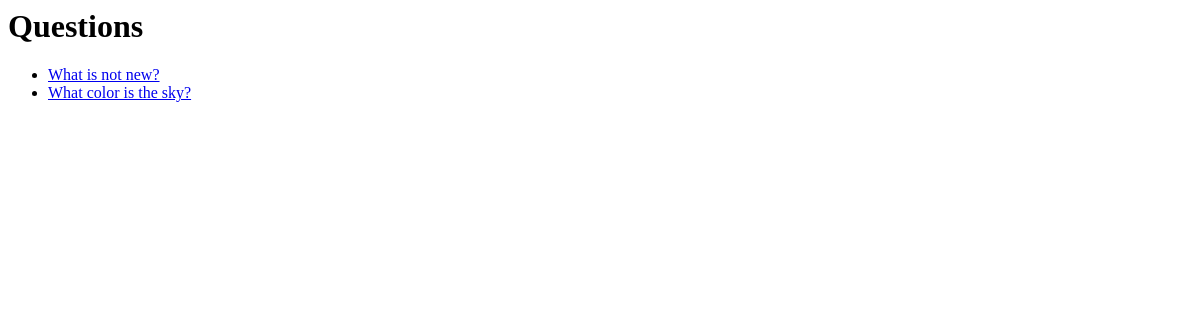
/polls/, run on an earlier commit of the app's database.
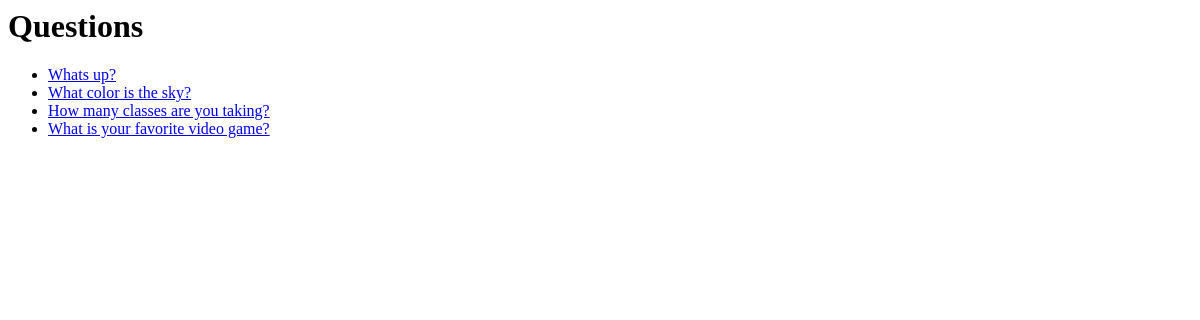
And on a later commit of the database.
### polls/models.py (models this page shows, shortened)
class Question(models.Model):
  question_text = models.CharField(max_length=200)
  pub_date = models.DateTimeField('date published')

### polls/views.py (the view)
# urls.py: path('', views.IndexView.as_view(), name='index'),
class IndexView(generic.ListView):
  template_name = 'polls/index.html'
  context_object_name = 'latest_question_list'
  def get_queryset(self):
    return Question.objects.all()

### polls/templates/polls/index.html
<h1>Questions </h1>
{% if latest_question_list %}
    <ul>
    {% for question in latest_question_list %}
        <li><a href="{% url 'polls:detail' question.id %}">{{ question.question_text }}</a></li>
    {% endfor %}
    </ul>
{% else %}
    <p>No polls are available.</p>
{% endif %}

What changed in the data, as far as the page shows it:
changed Question: question_text "What is not new?" → "Whats up?"
added Question: question_text "How many classes are you taking?"
added Question: question_text "What is your favorite video game?"
